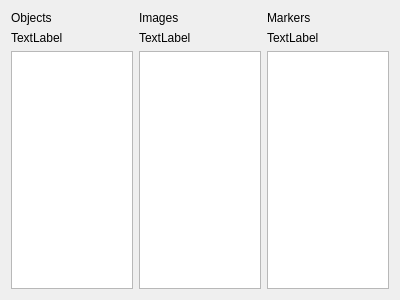
<?xml version="1.0" encoding="UTF-8"?>
<ui version="4.0">
 <class>P3DViewer</class>
 <widget class="QWidget" name="P3DViewer">
  <property name="geometry">
   <rect>
    <x>0</x>
    <y>0</y>
    <width>400</width>
    <height>300</height>
   </rect>
  </property>
  <property name="windowTitle">
   <string>Form</string>
  </property>
  <layout class="QGridLayout" name="gridLayout">
   <item row="2" column="0">
    <widget class="QListWidget" name="objects"/>
   </item>
   <item row="0" column="0">
    <widget class="QLabel" name="objectsLbl">
     <property name="text">
      <string>Objects</string>
     </property>
    </widget>
   </item>
   <item row="2" column="1">
    <widget class="QListWidget" name="images"/>
   </item>
   <item row="0" column="1">
    <widget class="QLabel" name="imagesLbl">
     <property name="text">
      <string>Images</string>
     </property>
    </widget>
   </item>
   <item row="2" column="2">
    <widget class="QListWidget" name="markers"/>
   </item>
   <item row="0" column="2">
    <widget class="QLabel" name="markersLbl">
     <property name="text">
      <string>Markers</string>
     </property>
    </widget>
   </item>
   <item row="1" column="0">
    <widget class="QLabel" name="objCount">
     <property name="text">
      <string>TextLabel</string>
     </property>
    </widget>
   </item>
   <item row="1" column="1">
    <widget class="QLabel" name="imgCount">
     <property name="text">
      <string>TextLabel</string>
     </property>
    </widget>
   </item>
   <item row="1" column="2">
    <widget class="QLabel" name="mrkCount">
     <property name="text">
      <string>TextLabel</string>
     </property>
    </widget>
   </item>
  </layout>
 </widget>
 <resources/>
 <connections/>
</ui>
